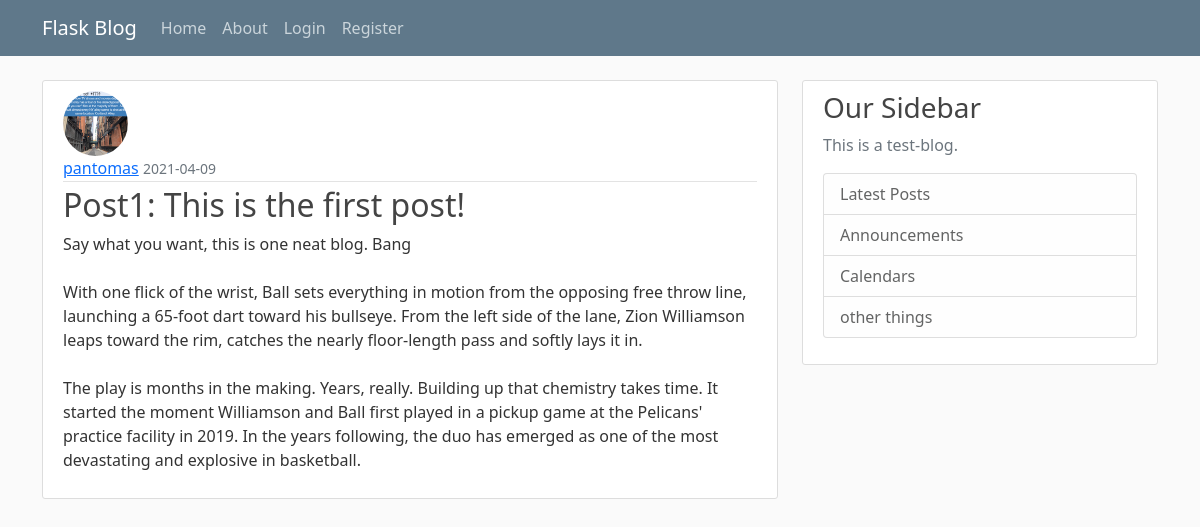
/post/1, run on the app's committed database.
### flaskblog1/models.py (models this page shows, shortened)
class User(db.Model, UserMixin):
    id = db.Column(db.Integer, primary_key=True)
    username = db.Column(db.String(20), unique=True, nullable=False)
    email = db.Column(db.String(120), unique=True, nullable=False)
    image_file = db.Column(db.String(20), nullable=False,
                           default="default.jpg")
    password = db.Column(db.String(60), nullable=False)
    posts = db.relationship("Post", back_populates="author")

class Post(db.Model):
    id = db.Column(db.Integer, primary_key=True)
    title = db.Column(db.String(100), nullable=False)
    date_posted = db.Column(db.DateTime, nullable=False,
                            default=datetime.utcnow)
    content = db.Column(db.Text, nullable=False)
    user_id = db.Column(db.Integer, db.ForeignKey("user.id"))
    author = db.relationship("User", back_populates="posts")

### flaskblog1/routes.py (the view)
@app.route("/post/<int:post_id>")
def post(post_id):
    post = Post.query.get_or_404(post_id)
    return render_template("post.html", title=post.title, post=post)

### flaskblog1/templates/post.html (shortened to what this page needs)
{% extends "layout.html" %}
{% block content %}
    <article class="media content-section">
        <img class="rounded-circle article-img" src="{{ url_for('static', filename='profile_pics/' + post.author.image_file) }}">
        <div class="media-body">
          <div class="article-metadata">
            <a class="mr-2" href="{{ url_for('user_posts', username=post.author.username) }}">{{ post.author.username }}</a>
            <small class="text-muted">{{ post.date_posted.strftime("%Y-%m-%d") }}</small>
          </div>
          <h2 class="article-title">{{ post.title }}</h2>
          <p class="article-content">{{ post.content }}</p>
        </div>
    </article>
{% endblock content %}

### flaskblog1/static/main.css (style rules this page uses)
body { background: #fafafa; color: #333333; margin-top: 5rem; }
h1, h2, h3, h4, h5, h6 { color: #444444; }
.content-section { background: #ffffff; padding: 10px 20px; border: 1px solid #dddddd; border-radius: 3px; margin-bottom: 20px; }
.article-title { color: #444444; }
.article-content { white-space: pre-line; }
.article-img { height: 65px; width: 65px; margin-right: 16px; }
.article-metadata { padding-bottom: 1px; margin-bottom: 4px; border-bottom: 1px solid #e3e3e3 }

### data on the page
User: image_file (picture), author.username "pantomas"
Post: date_posted "2021-04-09", title "Post1: This is the first post!", content "Say what you want, this is one neat blog. Bang With one flick of the wrist, Ball sets everything in motion from the opposing free throw line, launching a 65-foot dart toward his bullseye. From the left side of the lane, Zion Williamson leaps toward the rim, catches the nearly floor-length pass and softly lays it in. The play is months in the making. Years, really. Building up that chemistry takes time. It started the moment Williamson and Ball first played in a pickup game at the Pelicans' practice facility in 2019. In the years following, the duo has emerged as one of the most devastating and explosive in basketball."
